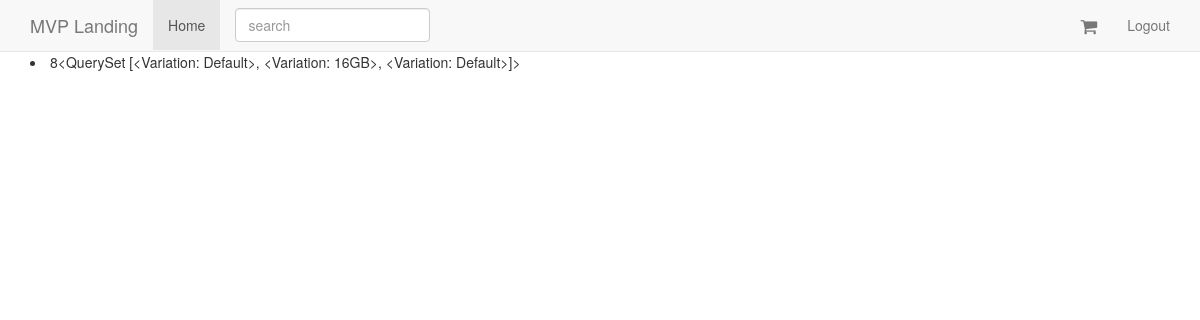
The page /orders/ (signed in) on the database as committed earlier.
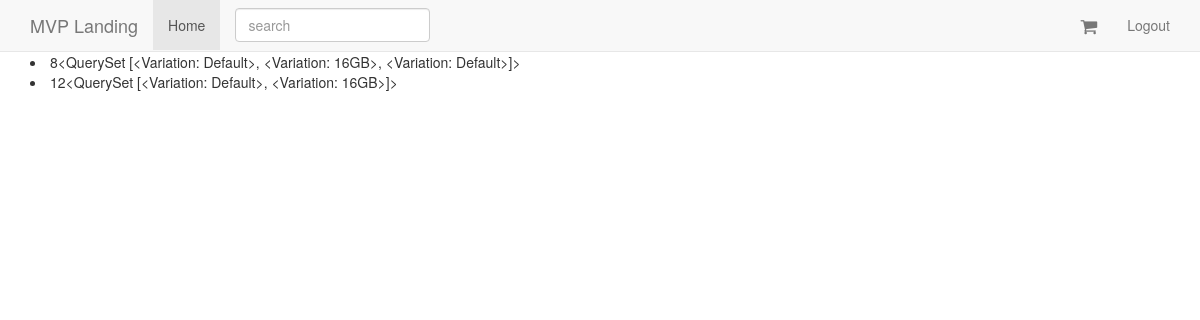
The same page on the database as committed later.
### orders/models.py (models this page shows, shortened)
class Order(models.Model):
	status = models.CharField(max_length=120, choices=ORDER_STATUS_CHOICES, default='created')
	cart = models.ForeignKey(Cart)
	user = models.ForeignKey(UserCheckout, null=True)
	billing_address = models.ForeignKey(UserAddress, related_name="billing_address", null=True)
	shipping_address = models.ForeignKey(UserAddress, related_name="shipping_address", null=True)
	shipping_total_price = models.DecimalField(decimal_places=2, max_digits=50, default=0.00)
	order_total = models.DecimalField(decimal_places=2, max_digits=50)

### carts/models.py (models this page shows, shortened)
class Cart(models.Model):
	user = models.ForeignKey(settings.AUTH_USER_MODEL, null=True, blank=True)
	items = models.ManyToManyField(Variation, through=CartItem)
	timestamp = models.DateTimeField(auto_now_add=True, auto_now=False)
	updated = models.DateTimeField(auto_now_add=False, auto_now=True)
	subtotal = models.DecimalField(max_digits=50, decimal_places=2, default=0)
	tax_percentage = models.DecimalField(max_digits=50, decimal_places=2, default=0.085)
	tax_total = models.DecimalField(max_digits=50, decimal_places=2, default=0)
	total = models.DecimalField(max_digits=50, decimal_places=2, default=0)

### products/models.py (models this page shows, shortened)
class Variation(models.Model):
	product = models.ForeignKey(Product)
	title = models.CharField(max_length=120)
	price = models.DecimalField(decimal_places=2, max_digits=20)
	sale_price = models.DecimalField(decimal_places=2, max_digits=20, null=True, blank=True)
	active = models.BooleanField(default=True)
	inventory = models.IntegerField(null=True, blank=True) # refer - 1 = unlimited amount
	def __str__(self):
		return self.title

### orders/views.py (the view)
# urls.py: url(r'^orders/$', OrderList.as_view(), name='orders'),
class OrderList(LoginRequiredMixin, ListView):
	queryset = Order.objects.all()
	def get_queryset(self):
		user_checkout_id = self.request.user.id
		user_checkout = UserCheckout.objects.get(id=user_checkout_id)
		return super().get_queryset().filter(user=user_checkout)

### orders/mixins.py (called while the page is built)
	@method_decorator(login_required)
	def dispatch(self, request, *args, **kwargs):
		print("test")
		return super().dispatch(request, *args, **kwargs)

### orders/templates/orders/order_list.html
{% extends 'base.html' %}
{% block content %}
	{% for object in object_list %}
		<li>{{ object.id }}{{ object.cart.items.all }}</li>
	{% endfor %}
{% endblock %}

### templates/base.html (shortened to what this page needs)
{% load staticfiles %}
<!DOCTYPE html>
<html lang="en">
<head>
    {% include 'head_css.html' %}
</head>
<body>
    {% include 'navbar.html' %}
    <div class="container">
        {% block content %} {% endblock %}
    </div>
</body>
</html>

### templates/head_css.html
{% load staticfiles %}
<link href="{% static 'css/bootstrap.min.css' %}" rel="stylesheet">
<link rel="stylesheet" href="https://cdnjs.cloudflare.com/ajax/libs/font-awesome/4.7.0/css/font-awesome.css">
<link href="{% static 'css/ie10-viewport-bug-workaround.css' %}" rel="stylesheet">
<link href="{% static 'css/navbar-static-top.css' %}" rel="stylesheet">
<link rel="stylesheet" href="{% static 'css/custom.css' %}">

### templates/navbar.html (shortened to what this page needs)
<nav class="navbar navbar-default navbar-static-top">
    <div class="container">
        <div class="navbar-header">
            <a class="navbar-brand" href="/">MVP Landing</a>
        </div>
        <div id="navbar" class="navbar-collapse collapse">
            <ul class="nav navbar-nav">
                <li class="active"><a href="/">Home</a></li>
                <form action="{% url 'product_list' %}" class="navbar-form navbar-right">
                    <div class="form-group">
                        <input type="text" class="form-control" placeholder="search" name="q">
                    </div>
                </form>
            </ul>
            <ul class="nav navbar-nav navbar-right">
                <li>
                    <a href="{% url 'carts' %}"><i class="fa fa-shopping-cart fa-navbar-cart" aria-hidden="true"></i> </a>
                </li>
                {% if request.user.is_authenticated %}
                <li><a href="{% url 'auth_logout' %}">Logout</a></li>
                {% endif %}
            </ul>
        </div>
    </div>
</nav>

### templates/javascript.html (shortened to what this page needs)
{% load staticfiles %}

### static/our_static/css/navbar-static-top.css (style rules this page uses)
body { min-height: 2000px; }
.navbar-static-top { margin-bottom: 19px; }

### static/our_static/css/custom.css (style rules this page uses)
.navbar-static-top { margin-bottom: 0px; }
.fa-navbar-cart { font-size: 18px; vertical-align: middle; }

Rows that differ between the two databases and show on the page:
added Order: id "12", cart.items.all "<QuerySet [<Variation: Default>, <Variation: 16GB>]>"
